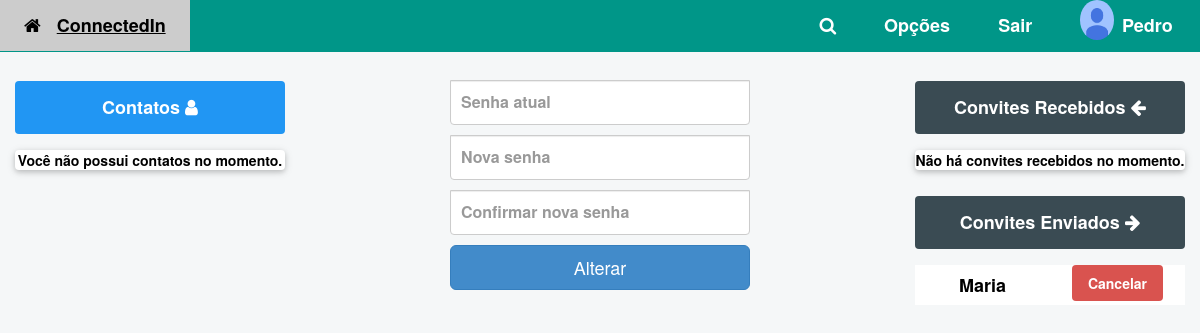
The app's page /alterar_senha/ (signed in), older data.
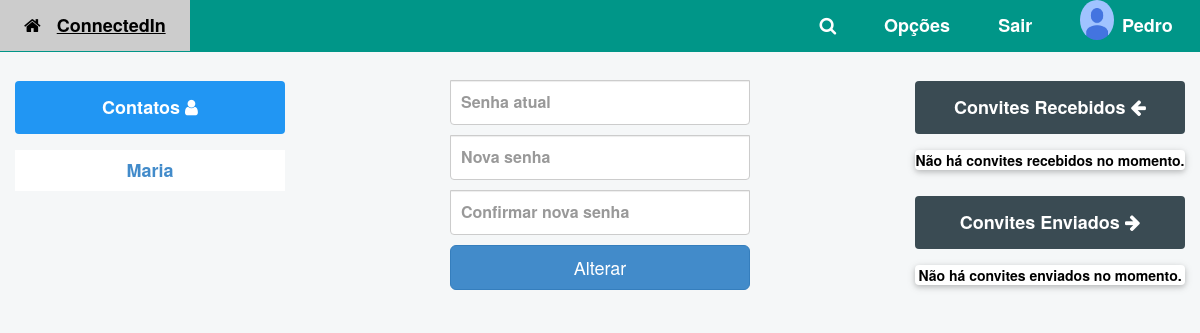
The same page, newer data.
### perfis/models.py (models this page shows, shortened)
class Convite(models.Model):
	solicitante = models.ForeignKey(Perfil, on_delete=models.CASCADE, related_name='convites_feitos')
	convidado = models.ForeignKey(Perfil, on_delete=models.CASCADE , related_name='convites_recebidos')

class Perfil(models.Model):
	telefone = models.CharField(max_length=11, null=False)
	contatos = models.ManyToManyField('self', related_name='contatos')
	usuario = models.OneToOneField(User,related_name="perfil",on_delete=models.CASCADE)
	ativo = models.BooleanField(default=True)
	contatos_bloqueados = models.ManyToManyField('self', related_name='contatos_bloqueados')
	@property
	def nome(self):
		return self.usuario.username

### perfis/views.py (the view)
# urls.py: path('alterar_senha/',views.alterar_senha,name='alterar_senha'),
@login_required
@transaction.atomic
def alterar_senha(request):
	if request.method == 'POST':
		form = PasswordChangeForm(request.user, request.POST)
		if form.is_valid():
			user = form.save()
			update_session_auth_hash(request, user)
			messages.success(request, 'Sua senha foi atualizada com sucesso.')
			return redirect('alterar_senha')
		else:
			senha_exists = User.objects.filter(password=request.POST['old_password']).exists()
			if senha_exists:
				messages.error(request,'A senha atual não confere.')
			elif request.POST['new_password2'] != request.POST['new_password1']:
				messages.error(request, 'A confirmação da senha não confere com a nova senha.')
			else:
				messages.error(request, 'Verifique seus dados.')
	else:
		form = PasswordChangeForm(request.user)
	return render(request, 'alterar_senha.html', {'perfil_logado' : get_perfil_logado(request),'form': form})

### perfis/views.py (called while the page is built)
@login_required
def get_perfil_logado(request):
	return request.user.perfil

### perfis/templates/alterar_senha.html (shortened to what this page needs)
{% extends "base.html" %}
{% block body %}
	<form class="form-signin" method="post">
		<input class="form-control" type="password" name="old_password" placeholder="Senha atual" id="id_old_password" required autofocus>
		<input class="form-control" type="password" name="new_password1" placeholder="Nova senha" id="id_new_password1" required>
		<input class="form-control" type="password" name="new_password2" placeholder="Confirmar nova senha" id="id_new_password2" required>
		<button class="btn btn-lg btn-primary btn-block" type="submit">Alterar</button>
	</form>
{% endblock %}

### perfis/templates/base.html (shortened to what the changed rows need)
{% load static %}
<!DOCTYPE html>
<html lang="pt">
  <head>
    <link href="{% static 'styles/w3/w3.css' %}" rel="stylesheet">
    <link href="{% static 'styles/w3/w3-theme-blue-grey.css' %}" rel="stylesheet">
    <link href="{% static 'styles/bootstrap/bootstrap.css' %}" rel="stylesheet">
    <link href="{% static 'styles/site.css' %}" rel="stylesheet">
    <link href="{% static 'styles/signin.css' %}" rel="stylesheet">
    <link rel="stylesheet" href="https://cdnjs.cloudflare.com/ajax/libs/font-awesome/4.7.0/css/font-awesome.min.css">
  </head>
  <body class="w3-theme-l5">
    <header class="w3-top">
      <div class="w3-bar nav-color w3-left-align w3-large">
        <a href="{% url 'timeline' %}" class="w3-bar-item w3-button w3-padding-large w3-theme-d4"><i class="fa fa-home w3-margin-right"></i><b>ConnectedIn</b></a>
      </div>
    </header>
    <div class="w3-row">
      <nav class="w3-col  w3-cell w3-mobile" style="width:25%; margin-top: 25px;">
        <div class="w3-row" style="margin-left: 5%; margin-right: 5%;">
          {% with total_de_contatos=perfil_logado.contatos.count %}
            {% if total_de_contatos %}
              <div class="w3-white">
                {% for contato in perfil_logado.contatos.all %}
                  <div class="w3-row">
                    <div class="w3-col w3-cell w3-center" style="width: 100%;">
                    <h4><b><a href="{% url 'exibir' contato.id %}">{{contato.nome}}</a></b></h4>
                    </div>
                  </div>
                {% endfor %}
              </div>
            {% else %}
              <div class="w3-card w3-white w3-round w3-center">
                <p>Você não possui contatos no momento.</p>
              </div>
            {% endif %}
          {% endwith%}
        </div>
      </nav>
      <aside class="w3-col  w3-cell w3-mobile w3-right" style="width:25%; margin-top: 25px;">
        <div class="w3-row" style="margin-left: 5%; margin-right: 5%;">
          {% with total=perfil_logado.convites_feitos.count %}
            {% if total %}
              <div class="w3-white">
                {% for convite in perfil_logado.convites_feitos.all %}
                  <div class="w3-row">
                    <div class="w3-col w3-cell w3-center" style="width: 50%;">
                      <h4><b>{{convite.convidado.nome}}</b></h4>
                    </div>
                    <div class="w3-col w3-cell w3-center" style="width: 50%;">
                      <a href="{% url 'recusar' convite.id %}" class="w3-button btn-danger w3-round">Cancelar</a>
                    </div>
                  </div>
                {% endfor %}
              </div>
            {% else %}
                <div class="w3-card w3-white w3-round w3-center">
                <p>Não há convites enviados no momento.</p>
              </div>
            {% endif %}
          {% endwith %}
        </div>
      </aside>
    </div>
  </body>
</html>

Row changes from the older to the newer data that the page shows:
removed Convite: convidado.nome "Maria"
now on this page (row unchanged): Perfil: nome "Maria"
Text that changed along with them:
text no longer shown: "Você não possui contatos no momento."
text now shown: "Não há convites enviados no momento."
